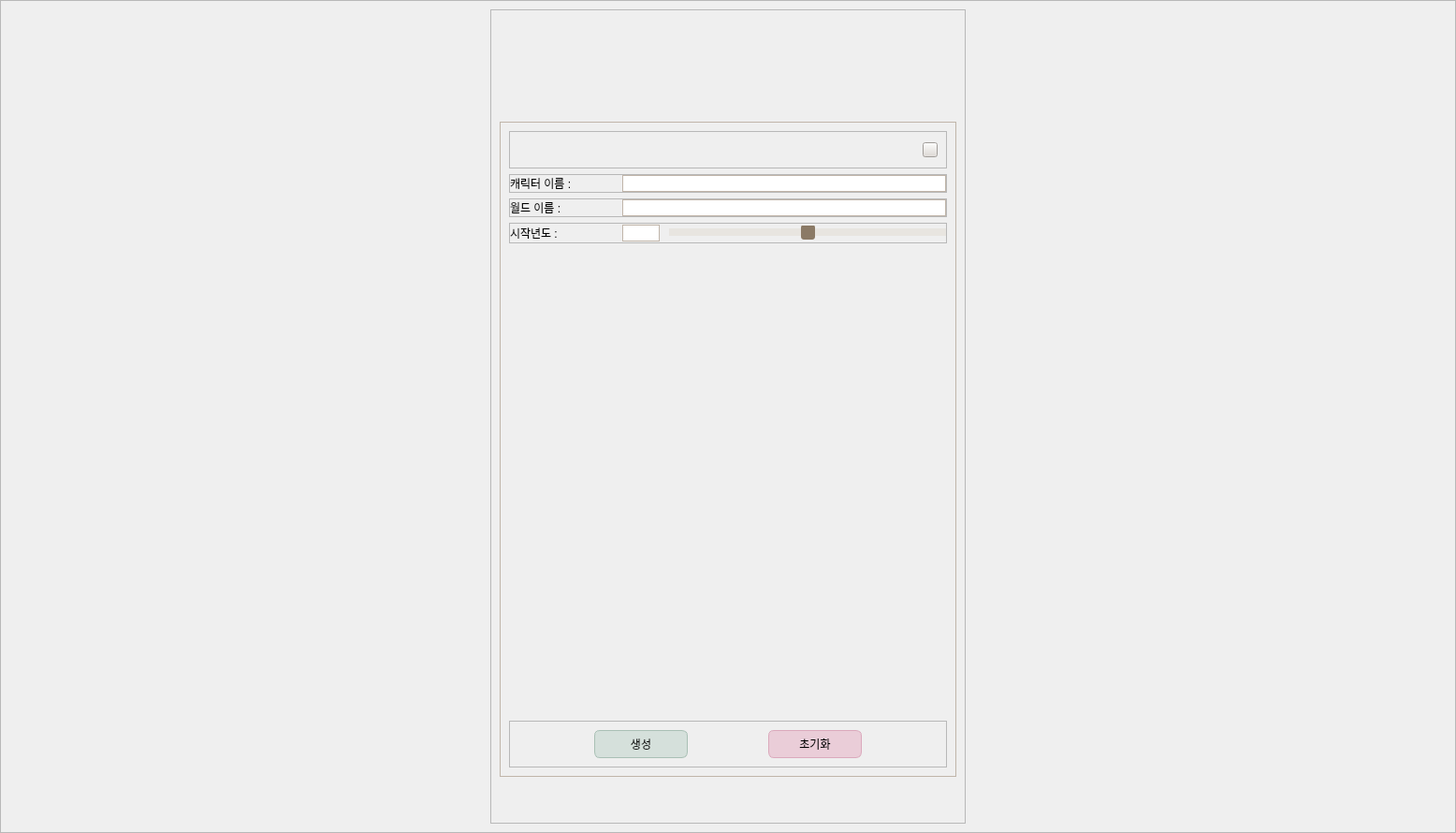
      <widget class="QWidget" name="wdgMakeProfile">
       <layout class="QHBoxLayout" name="horizontalLayout_2">
        <property name="spacing">
         <number>0</number>
        </property>
        <property name="leftMargin">
         <number>0</number>
        </property>
        <property name="topMargin">
         <number>0</number>
        </property>
        <property name="rightMargin">
         <number>0</number>
        </property>
        <property name="bottomMargin">
         <number>0</number>
        </property>
        <item>
         <widget class="QFrame" name="frame_2">
          <property name="frameShape">
           <enum>QFrame::StyledPanel</enum>
          </property>
          <property name="frameShadow">
           <enum>QFrame::Raised</enum>
          </property>
          <layout class="QHBoxLayout" name="horizontalLayout_5">
           <item>
            <spacer name="horizontalSpacer_5">
             <property name="orientation">
              <enum>Qt::Horizontal</enum>
             </property>
             <property name="sizeHint" stdset="0">
              <size>
               <width>514</width>
               <height>20</height>
              </size>
             </property>
            </spacer>
           </item>
           <item>
            <widget class="QFrame" name="frame_3">
             <property name="minimumSize">
              <size>
               <width>400</width>
               <height>0</height>
              </size>
             </property>
             <property name="frameShape">
              <enum>QFrame::StyledPanel</enum>
             </property>
             <property name="frameShadow">
              <enum>QFrame::Raised</enum>
             </property>
             <layout class="QVBoxLayout" name="verticalLayout_5">
              <item>
               <spacer name="verticalSpacer_5">
                <property name="orientation">
                 <enum>Qt::Vertical</enum>
                </property>
                <property name="sizeHint" stdset="0">
                 <size>
                  <width>20</width>
                  <height>110</height>
                 </size>
                </property>
               </spacer>
              </item>
              <item>
               <widget class="QFrame" name="frame_4">
                <property name="minimumSize">
                 <size>
                  <width>400</width>
                  <height>700</height>
                 </size>
                </property>
                <property name="styleSheet">
                 <string notr="true">#frame_4
{
border: 1px solid #c0b5a9;
}</string>
                </property>
                <property name="frameShape">
                 <enum>QFrame::StyledPanel</enum>
                </property>
                <property name="frameShadow">
                 <enum>QFrame::Raised</enum>
                </property>
                <layout class="QVBoxLayout" name="verticalLayout_6">
                 <item>
                  <widget class="QFrame" name="frame_16">
                   <property name="frameShape">
                    <enum>QFrame::StyledPanel</enum>
                   </property>
                   <property name="frameShadow">
                    <enum>QFrame::Raised</enum>
                   </property>
                   <layout class="QHBoxLayout" name="horizontalLayout_14">
                    <item>
                     <spacer name="horizontalSpacer_11">
                      <property name="orientation">
                       <enum>Qt::Horizontal</enum>
                      </property>
                      <property name="sizeHint" stdset="0">
                       <size>
                        <width>432</width>
                        <height>20</height>
                       </size>
                      </property>
                     </spacer>
                    </item>
                    <item>
                     <widget class="QPushButton" name="btnProfileClose">
                      <property name="minimumSize">
                       <size>
                        <width>16</width>
                        <height>16</height>
                       </size>
                      </property>
                      <property name="maximumSize">
                       <size>
                        <width>16</width>
                        <height>16</height>
                       </size>
                      </property>
                      <property name="styleSheet">
                       <string notr="true">QPushButton
{
	background-color: #e0dbd5;
	border-image: url(&quot;:/OFSimulator/res/close.png&quot;);
}

QPushButton:hover
{
	background-color: #d5cec6;
}

QPushButton:pressed
{
	background-color: #cac2b8;
}
</string>
                      </property>
                      <property name="text">
                       <string/>
                      </property>
                     </widget>
                    </item>
                   </layout>
                  </widget>
                 </item>
                 <item>
                  <widget class="QFrame" name="frame_5">
                   <property name="maximumSize">
                    <size>
                     <width>16777215</width>
                     <height>30</height>
                    </size>
                   </property>
                   <property name="frameShape">
                    <enum>QFrame::StyledPanel</enum>
                   </property>
                   <property name="frameShadow">
                    <enum>QFrame::Raised</enum>
                   </property>
                   <layout class="QHBoxLayout" name="horizontalLayout_6">
                    <property name="spacing">
                     <number>0</number>
                    </property>
                    <property name="leftMargin">
                     <number>0</number>
                    </property>
                    <property name="topMargin">
                     <number>0</number>
                    </property>
                    <property name="rightMargin">
                     <number>0</number>
                    </property>
                    <property name="bottomMargin">
                     <number>0</number>
                    </property>
                    <item>
                     <widget class="QLabel" name="label">
                      <property name="minimumSize">
                       <size>
                        <width>120</width>
                        <height>0</height>
                       </size>
                      </property>
                      <property name="text">
                       <string>캐릭터 이름 :</string>
                      </property>
                     </widget>
                    </item>
                    <item>
                     <widget class="QLineEdit" name="edtProfileName">
                      <property name="styleSheet">
                       <string notr="true">border: 1px solid #c0b5a9;</string>
                      </property>
                     </widget>
                    </item>
                   </layout>
                  </widget>
                 </item>
                 <item>
                  <widget class="QFrame" name="frame_7">
                   <property name="maximumSize">
                    <size>
                     <width>16777215</width>
                     <height>30</height>
                    </size>
                   </property>
                   <property name="frameShape">
                    <enum>QFrame::StyledPanel</enum>
                   </property>
                   <property name="frameShadow">
                    <enum>QFrame::Raised</enum>
                   </property>
                   <layout class="QHBoxLayout" name="horizontalLayout_8">
                    <property name="spacing">
                     <number>0</number>
                    </property>
                    <property name="leftMargin">
                     <number>0</number>
                    </property>
                    <property name="topMargin">
                     <number>0</number>
                    </property>
                    <property name="rightMargin">
                     <number>0</number>
                    </property>
                    <property name="bottomMargin">
                     <number>0</number>
                    </property>
                    <item>
                     <widget class="QLabel" name="label_2">
                      <property name="minimumSize">
                       <size>
                        <width>120</width>
                        <height>0</height>
                       </size>
                      </property>
                      <property name="text">
                       <string>월드 이름 :</string>
                      </property>
                     </widget>
                    </item>
                    <item>
                     <widget class="QLineEdit" name="edtProfileWorldName">
                      <property name="styleSheet">
                       <string notr="true">border: 1px solid #c0b5a9;</string>
                      </property>
                     </widget>
                    </item>
                   </layout>
                  </widget>
                 </item>
                 <item>
                  <widget class="QFrame" name="frame_8">
                   <property name="maximumSize">
                    <size>
                     <width>16777215</width>
                     <height>30</height>
                    </size>
                   </property>
                   <property name="frameShape">
                    <enum>QFrame::StyledPanel</enum>
                   </property>
                   <property name="frameShadow">
                    <enum>QFrame::Raised</enum>
                   </property>
                   <layout class="QHBoxLayout" name="horizontalLayout_9">
                    <property name="spacing">
                     <number>0</number>
                    </property>
                    <property name="leftMargin">
                     <number>0</number>
                    </property>
                    <property name="topMargin">
                     <number>0</number>
                    </property>
                    <property name="rightMargin">
                     <number>0</number>
                    </property>
                    <property name="bottomMargin">
                     <number>0</number>
                    </property>
                    <item>
                     <widget class="QLabel" name="label_3">
                      <property name="minimumSize">
                       <size>
                        <width>120</width>
                        <height>0</height>
                       </size>
                      </property>
                      <property name="text">
                       <string>시작년도 :</string>
                      </property>
                     </widget>
                    </item>
                    <item>
                     <widget class="QLineEdit" name="edtProfileStartYear">
                      <property name="maximumSize">
                       <size>
                        <width>40</width>
                        <height>16777215</height>
                       </size>
                      </property>
                      <property name="styleSheet">
                       <string notr="true">border: 1px solid #c0b5a9;</string>
                      </property>
                      <property name="maxLength">
                       <number>4</number>
                      </property>
                     </widget>
                    </item>
                    <item>
                     <spacer name="horizontalSpacer_10">
                      <property name="orientation">
                       <enum>Qt::Horizontal</enum>
                      </property>
                      <property name="sizeType">
                       <enum>QSizePolicy::Minimum</enum>
                      </property>
                      <property name="sizeHint" stdset="0">
                       <size>
                        <width>10</width>
                        <height>20</height>
                       </size>
                      </property>
                     </spacer>
                    </item>
                    <item>
                     <widget class="QSlider" name="sdProfileYear">
                      <property name="styleSheet">
                       <string notr="true">
QSlider::groove:horizontal {
    border: 0px;
    height: 8px;
    background: #e8e5e0;
}

QSlider::handle:horizontal {
    background: #8b7a66;
    width: 15px;
    margin: -4px 0;
    border-radius: 3px;
}</string>
                      </property>
                      <property name="maximum">
                       <number>1000</number>
                      </property>
                      <property name="value">
                       <number>500</number>
                      </property>
                      <property name="orientation">
                       <enum>Qt::Horizontal</enum>
                      </property>
                     </widget>
                    </item>
                   </layout>
                  </widget>
                 </item>
                 <item>
                  <spacer name="verticalSpacer_7">
                   <property name="orientation">
                    <enum>Qt::Vertical</enum>
                   </property>
                   <property name="sizeHint" stdset="0">
                    <size>
                     <width>20</width>
                     <height>40</height>
                    </size>
                   </property>
                  </spacer>
                 </item>
                 <item>
                  <widget class="QFrame" name="frame_6">
                   <property name="maximumSize">
                    <size>
                     <width>16777215</width>
                     <height>50</height>
                    </size>
                   </property>
                   <property name="frameShape">
                    <enum>QFrame::StyledPanel</enum>
                   </property>
                   <property name="frameShadow">
                    <enum>QFrame::Raised</enum>
                   </property>
                   <layout class="QHBoxLayout" name="horizontalLayout_7">
                    <item>
                     <spacer name="horizontalSpacer_8">
                      <property name="orientation">
                       <enum>Qt::Horizontal</enum>
                      </property>
                      <property name="sizeHint" stdset="0">
                       <size>
                        <width>40</width>
                        <height>20</height>
                       </size>
                      </property>
                     </spacer>
                    </item>
                    <item>
                     <widget class="QPushButton" name="btnProfileCreate">
                      <property name="minimumSize">
                       <size>
                        <width>100</width>
                        <height>30</height>
                       </size>
                      </property>
                      <property name="styleSheet">
                       <string notr="true">QPushButton
{
	border: 1px solid #a9c0b5;
	border-radius: 6px;
	background-color: #d5e0db;
}
QPushButton:hover
{
	background-color: #c6d5ce;
}

QPushButton:pressed
{
	background-color: #b8cac2;
}</string>
                      </property>
                      <property name="text">
                       <string>생성</string>
                      </property>
                     </widget>
                    </item>
                    <item>
                     <spacer name="horizontalSpacer_7">
                      <property name="orientation">
                       <enum>Qt::Horizontal</enum>
                      </property>
                      <property name="sizeHint" stdset="0">
                       <size>
                        <width>40</width>
                        <height>20</height>
                       </size>
                      </property>
                     </spacer>
                    </item>
                    <item>
                     <widget class="QPushButton" name="BtnProfileClear">
                      <property name="minimumSize">
                       <size>
                        <width>100</width>
                        <height>30</height>
                       </size>
                      </property>
                      <property name="styleSheet">
                       <string notr="true">QPushButton
{
	border: 1px solid #dba9bc;
	border-radius: 6px;
	background-color: #eacdd8;
}
QPushButton:hover
{
	background-color: #e2bbca;
}
QPushButton:pressed
{
	background-color: #dba9bc;
}</string>
                      </property>
                      <property name="text">
                       <string>초기화</string>
                      </property>
                     </widget>
                    </item>
                    <item>
                     <spacer name="horizontalSpacer_9">
                      <property name="orientation">
                       <enum>Qt::Horizontal</enum>
                      </property>
                      <property name="sizeHint" stdset="0">
                       <size>
                        <width>40</width>
                        <height>20</height>
                       </size>
                      </property>
                     </spacer>
                    </item>
                   </layout>
                  </widget>
                 </item>
                </layout>
               </widget>
              </item>
              <item>
               <spacer name="verticalSpacer_6">
                <property name="orientation">
                 <enum>Qt::Vertical</enum>
                </property>
                <property name="sizeHint" stdset="0">
                 <size>
                  <width>20</width>
                  <height>40</height>
                 </size>
                </property>
               </spacer>
              </item>
             </layout>
            </widget>
           </item>
           <item>
            <spacer name="horizontalSpacer_6">
             <property name="orientation">
              <enum>Qt::Horizontal</enum>
             </property>
             <property name="sizeHint" stdset="0">
              <size>
               <width>514</width>
               <height>20</height>
              </size>
             </property>
            </spacer>
           </item>
          </layout>
         </widget>
        </item>
       </layout>
      </widget>
